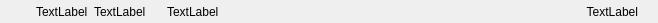
<?xml version="1.0" encoding="UTF-8"?>
<ui version="4.0">
 <class>C_SyvUpPackageListNodeItemWidget</class>
 <widget class="QWidget" name="C_SyvUpPackageListNodeItemWidget">
  <property name="geometry">
   <rect>
    <x>0</x>
    <y>0</y>
    <width>658</width>
    <height>23</height>
   </rect>
  </property>
  <property name="sizePolicy">
   <sizepolicy hsizetype="Preferred" vsizetype="Fixed">
    <horstretch>0</horstretch>
    <verstretch>0</verstretch>
   </sizepolicy>
  </property>
  <property name="minimumSize">
   <size>
    <width>0</width>
    <height>23</height>
   </size>
  </property>
  <property name="maximumSize">
   <size>
    <width>16777215</width>
    <height>23</height>
   </size>
  </property>
  <property name="windowTitle">
   <string>Form</string>
  </property>
  <layout class="QHBoxLayout" name="horizontalLayout">
   <property name="leftMargin">
    <number>36</number>
   </property>
   <property name="topMargin">
    <number>0</number>
   </property>
   <property name="rightMargin">
    <number>20</number>
   </property>
   <property name="bottomMargin">
    <number>0</number>
   </property>
   <item>
    <widget class="stw_opensyde_gui_elements::C_OgeLabGenericBubble" name="pc_LabelSkip">
     <property name="minimumSize">
      <size>
       <width>0</width>
       <height>13</height>
      </size>
     </property>
     <property name="maximumSize">
      <size>
       <width>16777215</width>
       <height>13</height>
      </size>
     </property>
     <property name="text">
      <string>TextLabel</string>
     </property>
    </widget>
   </item>
   <item>
    <widget class="stw_opensyde_gui_elements::C_OgeLabGenericBubble" name="pc_LabelUserHint">
     <property name="minimumSize">
      <size>
       <width>0</width>
       <height>13</height>
      </size>
     </property>
     <property name="maximumSize">
      <size>
       <width>16777215</width>
       <height>13</height>
      </size>
     </property>
     <property name="text">
      <string>TextLabel</string>
     </property>
    </widget>
   </item>
   <item>
    <spacer name="pc_HorizontalSpacerUserHint">
     <property name="orientation">
      <enum>Qt::Horizontal</enum>
     </property>
     <property name="sizeType">
      <enum>QSizePolicy::Fixed</enum>
     </property>
     <property name="sizeHint" stdset="0">
      <size>
       <width>15</width>
       <height>20</height>
      </size>
     </property>
    </spacer>
   </item>
   <item>
    <widget class="stw_opensyde_gui_elements::C_OgeLabUpdateAppPath" name="pc_LabelPath">
     <property name="text">
      <string>TextLabel</string>
     </property>
     <property name="alignment">
      <set>Qt::AlignLeading|Qt::AlignLeft|Qt::AlignVCenter</set>
     </property>
    </widget>
   </item>
   <item>
    <spacer name="horizontalSpacer">
     <property name="orientation">
      <enum>Qt::Horizontal</enum>
     </property>
     <property name="sizeHint" stdset="0">
      <size>
       <width>433</width>
       <height>20</height>
      </size>
     </property>
    </spacer>
   </item>
   <item>
    <widget class="stw_opensyde_gui_elements::C_OgeLabUpdateAppVersion" name="pc_LabelVersion">
     <property name="text">
      <string>TextLabel</string>
     </property>
     <property name="alignment">
      <set>Qt::AlignRight|Qt::AlignTrailing|Qt::AlignVCenter</set>
     </property>
    </widget>
   </item>
  </layout>
 </widget>
 <customwidgets>
  <customwidget>
   <class>stw_opensyde_gui_elements::C_OgeLabUpdateAppPath</class>
   <extends>QLabel</extends>
   <header>C_OgeLabUpdateAppPath.h</header>
  </customwidget>
  <customwidget>
   <class>stw_opensyde_gui_elements::C_OgeLabUpdateAppVersion</class>
   <extends>QLabel</extends>
   <header>C_OgeLabUpdateAppVersion.h</header>
  </customwidget>
  <customwidget>
   <class>stw_opensyde_gui_elements::C_OgeLabGenericBubble</class>
   <extends>QLabel</extends>
   <header>C_OgeLabGenericBubble.h</header>
  </customwidget>
 </customwidgets>
 <resources/>
 <connections/>
</ui>
